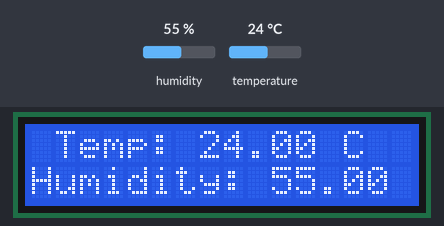
This sketch was run on a simulated Arduino Uno, built with avr-gcc and run on an emulated ATmega328P. Parts: 16×2 character LCD. The test bench sets the inputs (shaded band); at power-on: humidity 55 %, temperature 24 °C. What the sketch prints to the serial monitor is not drawn.

Above: at 4.7 s.
4.8 s: humidity set to 22 %
At 14.0 s:
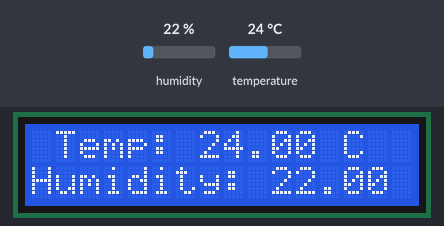
18.8 s: temperature set to 12 °C
At 23.4 s:
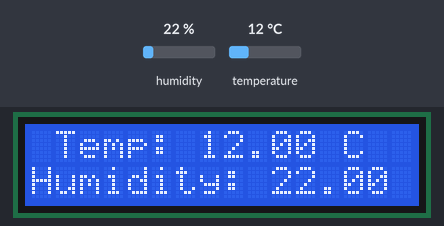
28.8 s: humidity set to 40 %
At 31.6 s:
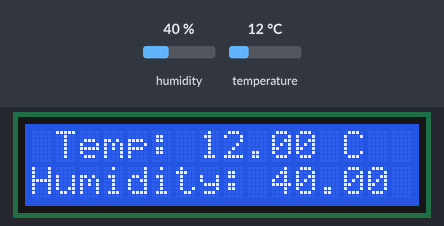
37.8 s: temperature set to 19 °C
At 41.0 s:
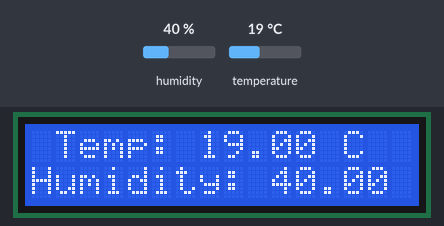
Timing chart, 0 to 42.5 s (numbered marks = the images above; inputs shaded):
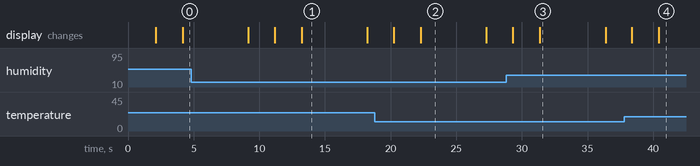

The sketch:

DHT.ino
```cpp
#include "DHT.h"
#include <Wire.h>
#include <LiquidCrystal_I2C.h>

LiquidCrystal_I2C lcd(0x27,16,2);
#define DHTPIN 10
#define DHTTYPE DHT11
DHT dht(DHTPIN, DHTTYPE);


void setup() {
  dht.begin();
  lcd.init();
  lcd.backlight();

  Serial.begin(9600); // Start serial communication
  Serial.println("DHT11 Sensor Test Initialized");

  lcd.setCursor(0, 0);
  lcd.print("TESTING HUMIDITY");
  lcd.setCursor(0, 1);
  lcd.print("AND  TEMPERATURE");
  delay(2000);
  lcd.clear();
}

void loop() {
  delay(2000);  // Wait between readings

  float h = dht.readHumidity();
  float t = dht.readTemperature();

  // Check if reading failed
  if (isnan(h) || isnan(t)) {
    lcd.setCursor(0, 0);
    lcd.print("Sensor error!");
    Serial.println("Failed to read from DHT sensor!");
    delay(2000);
    lcd.clear();
    return;
  }

  // Print to LCD
  lcd.setCursor(1, 0);
  lcd.print("Temp: ");
  lcd.print(t);
  lcd.print(" C");

  // Print to Serial
  Serial.print("Temperature: ");
  Serial.print(t);
  Serial.println(" *C");

  /*delay(2000);
  lcd.clear();
*/
  // Print to LCD
  lcd.setCursor(0, 1);
  lcd.print("Humidity: ");
  lcd.print(h);
  lcd.print(" %");

  // Print to Serial
  Serial.print("Humidity:  ");
  Serial.print(h);
  Serial.println(" %");

  delay(5000);
  lcd.clear();

  lcd.setCursor(3, 0);
  lcd.print("Thank You");
  Serial.println("Displayed readings on LCD.");
  delay(2000);
  lcd.clear();
}
```

Measured:
- what the display in image 1 shows lasts 5.0 s, from 13.2 s to 18.2 s
